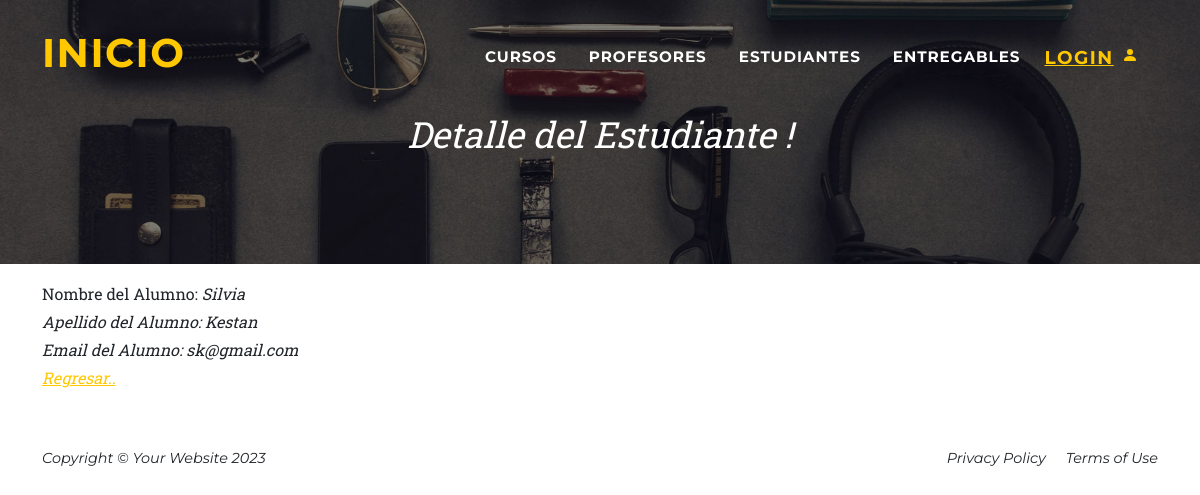
Screenshot of /estudiantes/detail/2/ with the database file from the repository.
### AppCoder/models.py (models this page shows, shortened)
class Estudiante(models.Model):
    nombre = models.CharField(max_length=30)
    apellido = models.CharField(max_length=30)
    email = models.EmailField()
    fecha_alta = models.DateTimeField(auto_created=True, null=True)

### AppCoder/views.py (the view)
# urls.py: path("estudiantes/detail/<int:pk>/", views.EstDetalle.as_view(), name = "Detail_Est"),
class EstDetalle(DetailView):
    model = Estudiante
    template_name = "AppCoder/est_detalle.html"

### AppCoder/templates/AppCoder/est_detalle.html (shortened to what this page needs)
{% extends 'AppCoder/base.html' %}
{% load static %}
{% block header %}
    <div class="masthead-subheading"><br> Detalle del Estudiante !</div>
{% endblock header %}
{% block body %}
    <br>
    <div class="container">
        <p>Nombre del Alumno: <i> {{ estudiante.nombre }}  </p>
        <p>Apellido del Alumno: <i> {{ estudiante.apellido }}  </p>
        <p>Email del Alumno: <i> {{ estudiante.email }}  </p>
    </div>
    <p class="container">
        <a href="{% url 'List_Est' %}">Regresar..</a>
    </p>
    <br>
{% endblock body %}

### rows the page displays
Estudiante: nombre "Silvia", apellido "Kestan", email "sk@gmail.com"
